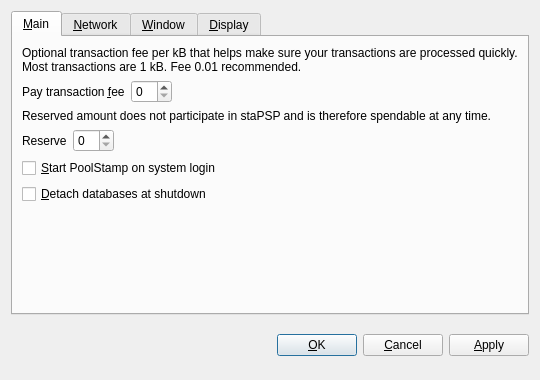
<?xml version="1.0" encoding="UTF-8"?>
<ui version="4.0">
 <class>OptionsDialog</class>
 <widget class="QDialog" name="OptionsDialog">
  <property name="geometry">
   <rect>
    <x>0</x>
    <y>0</y>
    <width>540</width>
    <height>380</height>
   </rect>
  </property>
  <property name="windowTitle">
   <string>Options</string>
  </property>
  <property name="modal">
   <bool>true</bool>
  </property>
  <layout class="QVBoxLayout" name="verticalLayout">
   <item>
    <widget class="QTabWidget" name="tabWidget">
     <property name="tabPosition">
      <enum>QTabWidget::North</enum>
     </property>
     <property name="currentIndex">
      <number>0</number>
     </property>
     <widget class="QWidget" name="tabMain">
      <attribute name="title">
       <string>&amp;Main</string>
      </attribute>
      <layout class="QVBoxLayout" name="verticalLayout_Main">
       <item>
        <widget class="QLabel" name="transactionFeeInfoLabel">
         <property name="text">
          <string>Optional transaction fee per kB that helps make sure your transactions are processed quickly. Most transactions are 1 kB. Fee 0.01 recommended.</string>
         </property>
         <property name="textFormat">
          <enum>Qt::PlainText</enum>
         </property>
         <property name="wordWrap">
          <bool>true</bool>
         </property>
        </widget>
       </item>
       <item>
        <layout class="QHBoxLayout" name="horizontalLayoutFee">
         <item>
          <widget class="QLabel" name="transactionFeeLabel">
           <property name="text">
            <string>Pay transaction &amp;fee</string>
           </property>
           <property name="textFormat">
            <enum>Qt::PlainText</enum>
           </property>
           <property name="buddy">
            <cstring>transactionFee</cstring>
           </property>
          </widget>
         </item>
         <item>
          <widget class="BitcoinAmountField" name="transactionFee"/>
         </item>
         <item>
          <spacer name="horizontalSpacerFee">
           <property name="orientation">
            <enum>Qt::Horizontal</enum>
           </property>
           <property name="sizeHint" stdset="0">
            <size>
             <width>40</width>
             <height>20</height>
            </size>
           </property>
          </spacer>
         </item>
        </layout>
       </item>
       <item>
        <widget class="QLabel" name="reserveBalanceInfoLabel">
         <property name="text">
          <string>Reserved amount does not participate in staPSP and is therefore spendable at any time.</string>
         </property>
         <property name="textFormat">
          <enum>Qt::PlainText</enum>
         </property>
         <property name="wordWrap">
          <bool>true</bool>
         </property>
        </widget>
       </item>
       <item>
        <layout class="QHBoxLayout" name="horizontalLayoutReserveBalance">
         <item>
          <widget class="QLabel" name="reserveBalanceLabel">
           <property name="text">
            <string>Reserve</string>
           </property>
           <property name="textFormat">
            <enum>Qt::PlainText</enum>
           </property>
           <property name="buddy">
            <cstring>reserveBalance</cstring>
           </property>
          </widget>
         </item>
         <item>
          <widget class="BitcoinAmountField" name="reserveBalance"/>
         </item>
         <item>
          <spacer name="horizontalSpacerReserveBalance">
           <property name="orientation">
            <enum>Qt::Horizontal</enum>
           </property>
           <property name="sizeHint" stdset="0">
            <size>
             <width>40</width>
             <height>20</height>
            </size>
           </property>
          </spacer>
         </item>
        </layout>
       </item>
       <item>
        <widget class="QCheckBox" name="bitcoinAtStartup">
         <property name="toolTip">
          <string>Automatically start PoolStamp after logging in to the system.</string>
         </property>
         <property name="text">
          <string>&amp;Start PoolStamp on system login</string>
         </property>
        </widget>
       </item>
       <item>
        <widget class="QCheckBox" name="detachDatabases">
         <property name="toolTip">
          <string>Detach block and address databases at shutdown. This means they can be moved to another data directory, but it slows down shutdown. The wallet is always detached.</string>
         </property>
         <property name="text">
          <string>&amp;Detach databases at shutdown</string>
         </property>
        </widget>
       </item>
       <item>
        <spacer name="verticalSpacer_Main">
         <property name="orientation">
          <enum>Qt::Vertical</enum>
         </property>
         <property name="sizeHint" stdset="0">
          <size>
           <width>20</width>
           <height>40</height>
          </size>
         </property>
        </spacer>
       </item>
      </layout>
     </widget>
     <widget class="QWidget" name="tabNetwork">
      <attribute name="title">
       <string>&amp;Network</string>
      </attribute>
      <layout class="QVBoxLayout" name="verticalLayout_Network">
       <item>
        <widget class="QCheckBox" name="mapPortUpnp">
         <property name="toolTip">
          <string>Automatically open the PoolStamp client port on the router. This only works when your router supports UPnP and it is enabled.</string>
         </property>
         <property name="text">
          <string>Map port using &amp;UPnP</string>
         </property>
        </widget>
       </item>
       <item>
        <widget class="QCheckBox" name="connectSocks">
         <property name="toolTip">
          <string>Connect to the PoolStamp network through a SOCKS proxy (e.g. when connecting through Tor).</string>
         </property>
         <property name="text">
          <string>&amp;Connect through SOCKS proxy:</string>
         </property>
        </widget>
       </item>
       <item>
        <layout class="QHBoxLayout" name="horizontalLayout_Network">
         <item>
          <widget class="QLabel" name="proxyIpLabel">
           <property name="text">
            <string>Proxy &amp;IP:</string>
           </property>
           <property name="textFormat">
            <enum>Qt::PlainText</enum>
           </property>
           <property name="buddy">
            <cstring>proxyIp</cstring>
           </property>
          </widget>
         </item>
         <item>
          <widget class="QValidatedLineEdit" name="proxyIp">
           <property name="maximumSize">
            <size>
             <width>140</width>
             <height>16777215</height>
            </size>
           </property>
           <property name="toolTip">
            <string>IP address of the proxy (e.g. 127.0.0.1)</string>
           </property>
          </widget>
         </item>
         <item>
          <widget class="QLabel" name="proxyPortLabel">
           <property name="text">
            <string>&amp;Port:</string>
           </property>
           <property name="textFormat">
            <enum>Qt::PlainText</enum>
           </property>
           <property name="buddy">
            <cstring>proxyPort</cstring>
           </property>
          </widget>
         </item>
         <item>
          <widget class="QLineEdit" name="proxyPort">
           <property name="maximumSize">
            <size>
             <width>55</width>
             <height>16777215</height>
            </size>
           </property>
           <property name="toolTip">
            <string>Port of the proxy (e.g. 9050)</string>
           </property>
          </widget>
         </item>
         <item>
          <widget class="QLabel" name="socksVersionLabel">
           <property name="text">
            <string>SOCKS &amp;Version:</string>
           </property>
           <property name="textFormat">
            <enum>Qt::PlainText</enum>
           </property>
           <property name="buddy">
            <cstring>socksVersion</cstring>
           </property>
          </widget>
         </item>
         <item>
          <widget class="QValueComboBox" name="socksVersion">
           <property name="toolTip">
            <string>SOCKS version of the proxy (e.g. 5)</string>
           </property>
          </widget>
         </item>
         <item>
          <spacer name="horizontalSpacer_Network">
           <property name="orientation">
            <enum>Qt::Horizontal</enum>
           </property>
           <property name="sizeHint" stdset="0">
            <size>
             <width>40</width>
             <height>20</height>
            </size>
           </property>
          </spacer>
         </item>
        </layout>
       </item>
       <item>
        <spacer name="verticalSpacer_Network">
         <property name="orientation">
          <enum>Qt::Vertical</enum>
         </property>
         <property name="sizeHint" stdset="0">
          <size>
           <width>20</width>
           <height>40</height>
          </size>
         </property>
        </spacer>
       </item>
      </layout>
     </widget>
     <widget class="QWidget" name="tabWindow">
      <attribute name="title">
       <string>&amp;Window</string>
      </attribute>
      <layout class="QVBoxLayout" name="verticalLayout_Window">
       <item>
        <widget class="QCheckBox" name="minimizeToTray">
         <property name="toolTip">
          <string>Show only a tray icon after minimizing the window.</string>
         </property>
         <property name="text">
          <string>&amp;Minimize to the tray instead of the taskbar</string>
         </property>
        </widget>
       </item>
       <item>
        <widget class="QCheckBox" name="minimizeOnClose">
         <property name="toolTip">
          <string>Minimize instead of exit the application when the window is closed. When this option is enabled, the application will be closed only after selecting Quit in the menu.</string>
         </property>
         <property name="text">
          <string>M&amp;inimize on close</string>
         </property>
        </widget>
       </item>
       <item>
        <spacer name="verticalSpacer_Window">
         <property name="orientation">
          <enum>Qt::Vertical</enum>
         </property>
         <property name="sizeHint" stdset="0">
          <size>
           <width>20</width>
           <height>40</height>
          </size>
         </property>
        </spacer>
       </item>
      </layout>
     </widget>
     <widget class="QWidget" name="tabDisplay">
      <attribute name="title">
       <string>&amp;Display</string>
      </attribute>
      <layout class="QVBoxLayout" name="verticalLayout_Display">
       <item>
        <layout class="QHBoxLayout" name="horizontalLayout_1_Display">
         <item>
          <widget class="QLabel" name="langLabel">
           <property name="text">
            <string>User Interface &amp;language:</string>
           </property>
           <property name="textFormat">
            <enum>Qt::PlainText</enum>
           </property>
           <property name="buddy">
            <cstring>lang</cstring>
           </property>
          </widget>
         </item>
         <item>
          <widget class="QValueComboBox" name="lang">
           <property name="toolTip">
            <string>The user interface language can be set here. This setting will take effect after restarting PoolStamp.</string>
           </property>
          </widget>
         </item>
        </layout>
       </item>
       <item>
        <layout class="QHBoxLayout" name="horizontalLayout_2_Display">
         <item>
          <widget class="QLabel" name="unitLabel">
           <property name="text">
            <string>&amp;Unit to show amounts in:</string>
           </property>
           <property name="textFormat">
            <enum>Qt::PlainText</enum>
           </property>
           <property name="buddy">
            <cstring>unit</cstring>
           </property>
          </widget>
         </item>
         <item>
          <widget class="QValueComboBox" name="unit">
           <property name="toolTip">
            <string>Choose the default subdivision unit to show in the interface and when sending coins.</string>
           </property>
          </widget>
         </item>
        </layout>
       </item>
       <item>
        <widget class="QCheckBox" name="displayAddresses">
         <property name="toolTip">
          <string>Whether to show PoolStamp addresses in the transaction list or not.</string>
         </property>
         <property name="text">
          <string>&amp;Display addresses in transaction list</string>
         </property>
        </widget>
       </item>
       <item>
        <widget class="QCheckBox" name="coinControlFeatures">
         <property name="toolTip">
          <string>Whether to show coin control features or not.</string>
         </property>
         <property name="text">
          <string>Display coin &amp;control features (experts only!)</string>
         </property>
        </widget>
       </item>
       <item>
        <spacer name="verticalSpacer_Display">
         <property name="orientation">
          <enum>Qt::Vertical</enum>
         </property>
         <property name="sizeHint" stdset="0">
          <size>
           <width>20</width>
           <height>40</height>
          </size>
         </property>
        </spacer>
       </item>
      </layout>
     </widget>
    </widget>
   </item>
   <item>
    <layout class="QHBoxLayout" name="horizontalLayout_Buttons">
     <item>
      <spacer name="horizontalSpacer_1">
       <property name="orientation">
        <enum>Qt::Horizontal</enum>
       </property>
       <property name="sizeHint" stdset="0">
        <size>
         <width>40</width>
         <height>48</height>
        </size>
       </property>
      </spacer>
     </item>
     <item>
      <widget class="QLabel" name="statusLabel">
       <property name="font">
        <font>
         <weight>75</weight>
         <bold>true</bold>
        </font>
       </property>
       <property name="text">
        <string/>
       </property>
       <property name="textFormat">
        <enum>Qt::PlainText</enum>
       </property>
       <property name="wordWrap">
        <bool>true</bool>
       </property>
      </widget>
     </item>
     <item>
      <spacer name="horizontalSpacer_2">
       <property name="orientation">
        <enum>Qt::Horizontal</enum>
       </property>
       <property name="sizeHint" stdset="0">
        <size>
         <width>40</width>
         <height>48</height>
        </size>
       </property>
      </spacer>
     </item>
     <item>
      <widget class="QPushButton" name="okButton">
       <property name="text">
        <string>&amp;OK</string>
       </property>
      </widget>
     </item>
     <item>
      <widget class="QPushButton" name="cancelButton">
       <property name="text">
        <string>&amp;Cancel</string>
       </property>
       <property name="autoDefault">
        <bool>false</bool>
       </property>
      </widget>
     </item>
     <item>
      <widget class="QPushButton" name="applyButton">
       <property name="text">
        <string>&amp;Apply</string>
       </property>
       <property name="autoDefault">
        <bool>false</bool>
       </property>
      </widget>
     </item>
    </layout>
   </item>
  </layout>
 </widget>
 <customwidgets>
  <customwidget>
   <class>BitcoinAmountField</class>
   <extends>QSpinBox</extends>
   <header>bitcoinamountfield.h</header>
  </customwidget>
  <customwidget>
   <class>QValueComboBox</class>
   <extends>QComboBox</extends>
   <header>qvaluecombobox.h</header>
  </customwidget>
  <customwidget>
   <class>QValidatedLineEdit</class>
   <extends>QLineEdit</extends>
   <header>qvalidatedlineedit.h</header>
  </customwidget>
 </customwidgets>
 <resources/>
 <connections/>
</ui>
